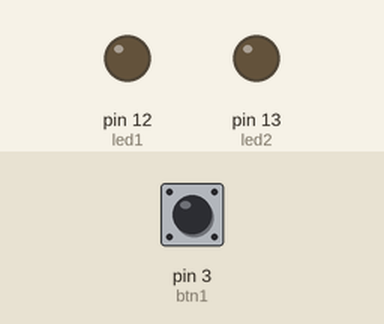
This program was run on a simulated Arduino Mega 2560, built with avr-gcc and run on an emulated ATmega2560. Parts: output pins drawn as LEDs (lit = HIGH). Inputs (shaded band) come from the test bench; at power-on: pin 3 (btn1) LOW.

Above: at 1.2 s.
1.3 s: pin 3 (btn1) pulled HIGH for 0.15 s
At 2.8 s:
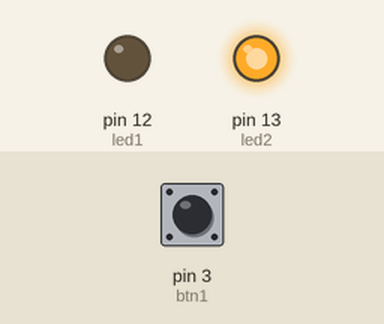
4.4 s: pin 3 (btn1) pulled HIGH for 1 s
At 26.8 s:
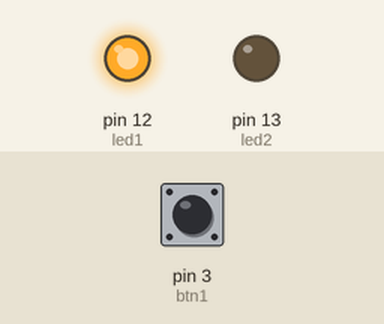
Timing chart, 0 to 46.5 s (numbered marks = the images above; inputs shaded):
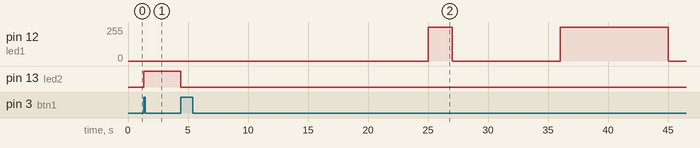

The program:

main.cpp
```cpp
#include <Arduino.h>

//LED1 = 1초마다 led2 = 버튼으로 제어
const byte btn1 = 3, led1 = 12, led2 = 13;

unsigned long time = 1000;

boolean led1State = false, led2State = false, pre_btn_state = false, btn_state;

void setup() {
  pinMode(btn1, INPUT);
  pinMode(led1, OUTPUT);
  pinMode(led2, OUTPUT);

  digitalWrite(led1, led1State);
  digitalWrite(led2, led2State);
}

void loop() {
  btn_state = digitalRead(btn1);
  led2State = digitalRead(led2);

  if(btn_state != pre_btn_state){
    if(btn_state == HIGH){
      led2State = !led2State;
      digitalWrite(led2, led2State);
    }
  }

  digitalWrite(led1, led1State);
  if(millis()%time == 0) {
    led1State = !led1State;
  }
  //delay(time);
  pre_btn_state = btn_state;
}
```

Measured:
- after the input at 1.3 s, pin 13 (led2): LOW → HIGH at once
- after the input at 4.4 s, pin 13 (led2): HIGH → LOW at once
